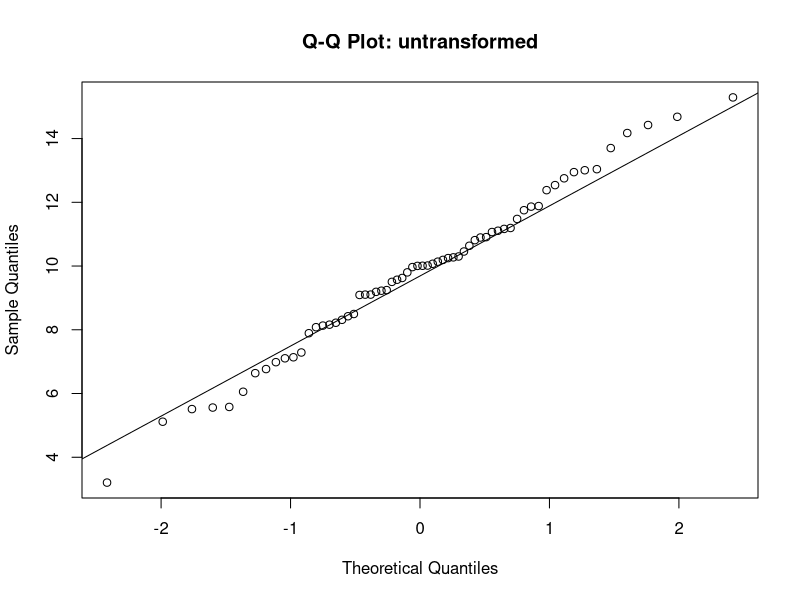
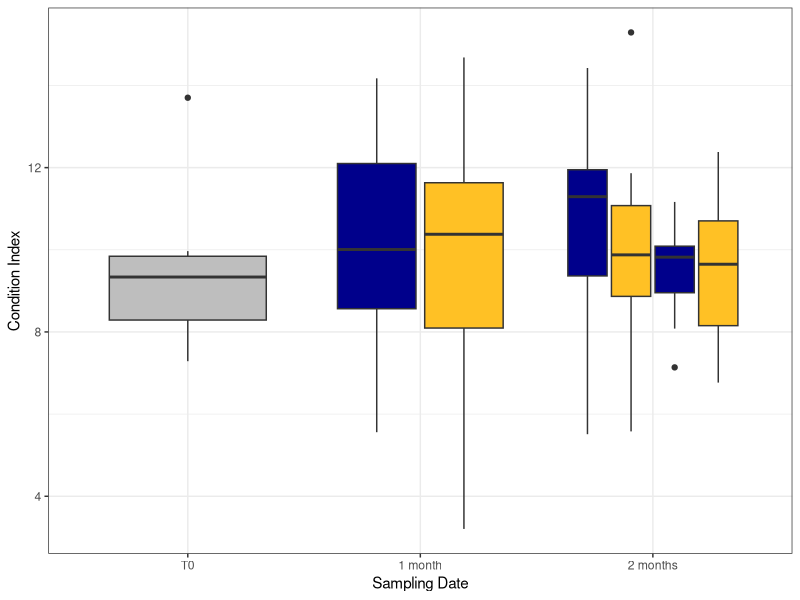

Generate these figures, in order, with R:
# load libraries
library(car)
library(ggplot2)


# get data
data <-read.csv("condition_index.csv")

# calculate dry weight
#subtract mass of foil from dry mass
data$dry_tissue <- (data$dry - data$foil)

# calculate body condition
data$condition <- (data$dry_tissue/data$shell)*100

# set treatment as factor
data$treatment <- as.factor(data$treatment)


### Testing for differences in means with ANOVA ####
#test for data normality
test_me <- data$condition

#produce q-q plot and est line fit
qqnorm(test_me, main = "Q-Q Plot: untransformed") # check linearity
qqline(test_me)
norm_test <- shapiro.test(test_me) # p-value > 0.05 = good, don't need transformation
print(paste("shapiro test p-value, untransformed:", norm_test$p.value))


### Testing for differences in means with ANOVA ####
#Look at just T1 and T2 to determine effect of OA treatment
data_t1_2 <- subset(data, date != "20623")

# test for homoscedasticity
leveneTest(data_t1_2$condition, data_t1_2$treatment)

#anova test
my_test <- aov(condition ~ treatment * date, data = data_t1_2)
summary(my_test)

#consider sex (T2 only)
data_t2 <- subset(data, date == "40323")

#anova test
my_test2 <- aov(condition ~ treatment * Sex, data = data_t2)
summary(my_test2)

#Boxplot of Condition index by sex and treatment
ggplot(data=data, aes(x=as.factor(date), y=condition, fill=interaction(treatment,Corr.Sex))) +
  geom_boxplot(show.legend=F) +
  theme_bw() +
  ylab("Condition Index") +
  xlab('Sampling Date') +
  scale_x_discrete(labels=c('T0', '1 month', '2 months')) +
  scale_fill_manual(values=c('darkblue', 'goldenrod1','darkblue','goldenrod1','darkblue', 'gray', 'goldenrod1'))
